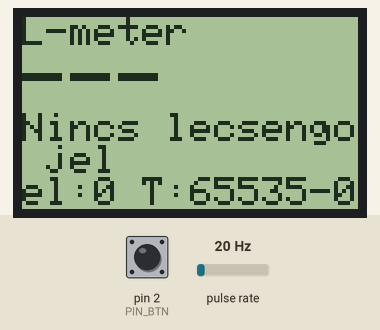
Recording of a program running on a simulated Arduino Nano, built with avr-gcc and run on an emulated ATmega328P. Shown: 84×48 one-colour display. Wiring (inferred from the names in the program): pulse sensor: data pin 8. The inputs (shaded band) are chosen by the test bench; at power-on: pulse rate 20 Hz, pin 2 (PIN_BTN) HIGH.

Above: at 1.2 s.
1.3 s: pulse rate (sensor on pin 8) set to 150 Hz
At 2.3 s:
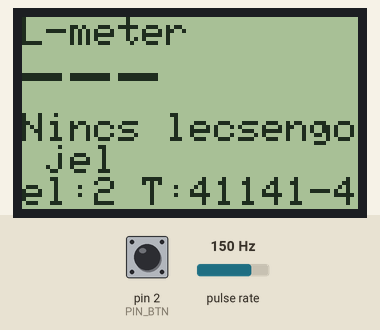
4.3 s: pin 2 (PIN_BTN) pulled LOW for 0.15 s
At 5.6 s:
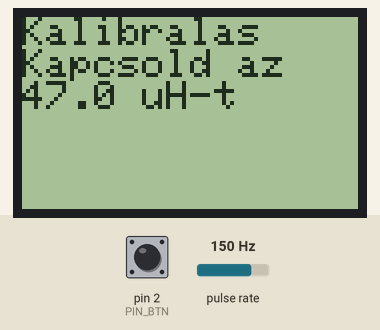
7.4 s: pulse rate (sensor on pin 8) set to 50 Hz
10.4 s: pulse rate (sensor on pin 8) set to 196 Hz
At 11.9 s:
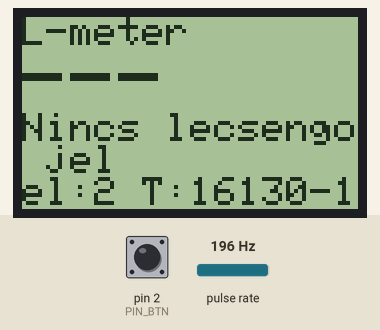
13.4 s: pin 2 (PIN_BTN) pulled LOW for 1 s
At 17.7 s:
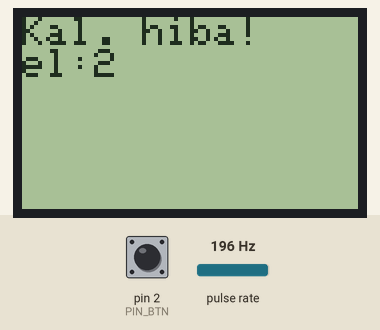
Timing chart, 0 to 18.4 s (numbered marks = the images above; inputs shaded):
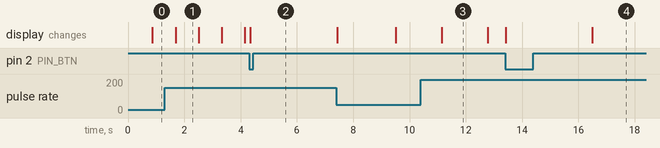

Measured:
- after the input at 1.3 s, the display: changes after 0.39 s (image 1)
- after the input at 4.3 s, the display: changes after 0.05 s (image 2)
- after the input at 10.4 s, the display: changes after 0.75 s (image 3)
- after the input at 13.4 s, the display: first changes at once (image 4 shows a later state)
- what the display in image 1 shows lasts 0.8 s, from 1.7 s to 2.5 s
- what the display in image 3 shows lasts 1.7 s, from 11.1 s to 12.8 s

The program:

main.cpp
```cpp
// Induktivitásmérő lecsengés (ringing) méréssel: Arduino Nano + MCP6004 + Nokia
// 5110 A D9 rövid ideig 390 ohmon át árammal tölti az Lx-et (a másik vég
// VREF-en), majd Hi-Z-be kapcsol.
// Az Lx || C kör ezután f = 1/(2*pi*sqrt(L*C)) frekvencián cseng le.
// Az MCP6004 A komparátora négyszöggé alakítja (D8 = ICP1),
// a Timer1 input capture a periódusidőt méri. Lx = T^2 / (4*pi^2*C).
#include <Arduino.h>
#include <EEPROM.h>

#include <Adafruit_GFX.h>
#include <Adafruit_PCD8544.h>

// ---------------------------------------------------------------------------
// Lábkiosztás
// ---------------------------------------------------------------------------
// D9 = PB1: töltőimpulzus kimenet, D8 = ICP1: komparátor kimenet
const uint8_t PIN_BTN = 2;     // kalibráló gomb (GND-re húz)
const uint8_t PIN_ICP = 8;     // komparátor kimenet (Timer1 input capture)
const uint8_t PULSE_BIT = PB1; // D9 a PORTB/DDRB regiszterekben

// Nokia 5110: SCLK, DIN, D/C, CS, RST
Adafruit_PCD8544 lcd(3, 4, 5, 6, 7);

// ---------------------------------------------------------------------------
// Kalibráció és EEPROM
// ---------------------------------------------------------------------------
// const double C_NOM = 82e-9;    // másik lehetséges párhuzamos kondenzátor
const double C_NOM = 465e-9;      // a párhuzamos kondenzátor névleges értéke (F)
const double L_CAL = 47e-6;       // a kalibráláshoz használt ismert induktivitás (H)
double Cx = C_NOM;                // effektív kapacitás, kalibrálással felülíródik (EEPROM)
const int EE_ADDR = 0;            // EEPROM kezdőcím a kalibrációs adatokhoz
const uint16_t EE_MAGIC = 0xC1A6; // a kalibrációs adat érvényességét jelző érték

// ---------------------------------------------------------------------------
// Mérési paraméterek
// ---------------------------------------------------------------------------
const double F_CPU_D = 16.0e6;          // CPU órajel (Hz), a Timer1 ennyivel számol
const uint16_t PULSE_US = 300;          // töltőimpulzus hossza (µs)
const uint8_t MAX_EDGES = 12;           // ennyi felfutó élt gyűjtünk ciklusonként
const uint8_t MIN_EDGES = 4;            // ennyi él kell az érvényes mérési ciklushoz
const unsigned long TIMEOUT_US = 10000; // max. mérési idő ciklusonként (µs)
const uint8_t MEASUREMENT_CYCLES = 5;   // ennyi ciklust átlagolunk egy méréshez
const uint8_t MIN_VALID_CYCLES = 3;     // ennyi érvényes ciklus kell egy méréshez

// Az időközök max/min aránya ennél nagyobb nem lehet (MAX_JITTER_NUM/DEN = 5/4)
const uint8_t MAX_JITTER_NUM = 5;
const uint8_t MAX_JITTER_DEN = 4;

// ---------------------------------------------------------------------------
// Kijelzés és simítás
// ---------------------------------------------------------------------------
const unsigned long DISPLAY_INTERVAL_MS = 800; // LCD frissítési intervallum (ms)
const double AVG_ALPHA = 0.04;                 // mozgóátlag súlya (kisebb = simább)
const double AVG_RESET_RATIO = 0.05;           // ekkora relatív ugrásnál újraindul az átlag

// ---------------------------------------------------------------------------
// Megszakításból írt adatok és debug információk
// ---------------------------------------------------------------------------
volatile uint16_t lastCap, minD, maxD;
volatile uint32_t sumTicks;
volatile uint8_t nEdges;
uint8_t dbgEdges;        // utolsó mérési ciklus éleinek száma
uint16_t dbgMin, dbgMax; // utolsó mérési ciklus legkisebb/legnagyobb időköze (órajel)

// ---------------------------------------------------------------------------
// Mérés
// ---------------------------------------------------------------------------

/**
 * Timer1 input capture megszakítás kezelője
 * Felfutó éleket számol, és tárolja az időközöket
 */
ISR(TIMER1_CAPT_vect) {
    uint16_t c = ICR1;
    if (nEdges >= MAX_EDGES) {
        return;
    }

    // az első él után kezdjük az időközök számolását
    if (nEdges > 0) {
        uint16_t d = c - lastCap;
        sumTicks += d;
        if (d < minD) {
            minD = d;
        }
        if (d > maxD) {
            maxD = d;
        }
    }
    lastCap = c;
    nEdges++;
}

/**
 * Timer1 inicializálása input capture-hez
 */
void timerInit() {
    TCCR1A = 0;
    TCCR1B = _BV(ICNC1) | _BV(ICES1) | _BV(CS10); // zajszűrő, felfutó él, f_cpu
    TIMSK1 = 0;
}

/**
 * Egy lecsengés periódusidő mérése órajelben
 * 0-t ad, ha nincs elég él
 */
double measurePeriodTicks() {
    // töltőimpulzus: D9 magas, 390 ohmon át tölti az Lx-et
    PORTB |= _BV(PULSE_BIT);
    DDRB |= _BV(PULSE_BIT);
    delayMicroseconds(PULSE_US);

    // töltőimpulzus vége (D9 Hi-Z), most kezdjük a mérést
    noInterrupts();
    DDRB &= ~_BV(PULSE_BIT);
    PORTB &= ~_BV(PULSE_BIT);

    nEdges = 0;
    sumTicks = 0;
    minD = 0xFFFF;
    maxD = 0;
    TIFR1 = _BV(ICF1);   // input capture flag törlése
    TIMSK1 = _BV(ICIE1); // input capture interrupt engedélyezése
    interrupts();

    // várakozás az élekre vagy az időtúllépésre
    const unsigned long t0 = micros();
    while (micros() - t0 < TIMEOUT_US && nEdges < MAX_EDGES) {
    }

    TIMSK1 = 0; // input capture interrupt letiltása

    // konzisztens pillanatkép a megszakításban írt adatokról
    noInterrupts();
    const uint8_t n = nEdges;
    const uint32_t s = sumTicks;
    const uint16_t mn = minD;
    const uint16_t mx = maxD;
    interrupts();

    delay(2); // a maradék lecsengés elhalása

    // debug adatok az LCD-s hibakijelzéshez
    dbgEdges = n;
    dbgMin = mn;
    dbgMax = mx;

    if (n < MIN_EDGES) {
        return 0;
    }
    // kihagyott vagy zajos él: az időközök túl eltérőek
    if ((uint32_t)mx * MAX_JITTER_DEN > (uint32_t)mn * MAX_JITTER_NUM) {
        return 0;
    }
    return (double)s / (n - 1);
}

/**
 * Egy lecsengés periódusidő mérése másodpercben
 * Több mérési ciklust átlagol; 0-t ad, ha túl kevés az érvényes ciklus
 */
double measurePeriod() {
    double sum = 0;
    uint8_t ok = 0;

    for (uint8_t i = 0; i < MEASUREMENT_CYCLES; i++) {
        const double t = measurePeriodTicks();
        if (t > 0) {
            sum += t;
            ok++;
        }
    }
    if (ok < MIN_VALID_CYCLES) {
        return 0;
    }
    return sum / ok / F_CPU_D; // átváltás másodpercre
}

/**
 * Induktivitás számítása a periódusidőből: L = T^2 / (4*pi^2*C)
 */
double inductanceFromPeriod(double T, double C) { return T * T / (4.0 * PI * PI * C); }

/**
 * Mozgóátlag a periódusidőre
 * Nagy ugrásnál (másik tekercs) vagy hibánál újraindul
 */
double smoothPeriod(double T) {
    static double avgT = 0;
    if (T == 0) {
        avgT = 0;
    } else if (avgT == 0 || fabs(T - avgT) > AVG_RESET_RATIO * avgT) {
        avgT = T;
    } else {
        avgT += AVG_ALPHA * (T - avgT);
    }
    return avgT;
}

// ---------------------------------------------------------------------------
// Kalibráció
// ---------------------------------------------------------------------------

/**
 * Kalibrációs adatok betöltése az EEPROM-ból
 */
void loadCal() {
    uint16_t magic;
    float c;
    EEPROM.get(EE_ADDR, magic);
    if (magic != EE_MAGIC) {
        return;
    }
    EEPROM.get(EE_ADDR + 2, c);
    // csak hihető érték esetén írjuk felül a névlegeset
    if (c > 0.5 * C_NOM && c < 2.0 * C_NOM) {
        Cx = c;
    }
}

/**
 * Kalibrációs függvény
 * Ismert L_CAL mellett a periódusidőből számítja az effektív C-t
 */
void calibrate() {
    lcd.clearDisplay();
    lcd.setCursor(0, 0);
    lcd.println("Kalibralas");
    lcd.println("Kapcsold az");
    lcd.print(L_CAL * 1e6, 1);
    lcd.println(" uH-t");
    lcd.display();
    delay(3000);

    const double T = measurePeriod();

    lcd.clearDisplay();
    lcd.setCursor(0, 0);
    if (T == 0) {
        lcd.println("Kal. hiba!");
        lcd.print("el:");
        lcd.println(dbgEdges);
    } else {
        Cx = T * T / (4.0 * PI * PI * L_CAL);
        EEPROM.put(EE_ADDR, EE_MAGIC);
        EEPROM.put(EE_ADDR + 2, (float)Cx);
        lcd.println("Kesz");
        lcd.print("C=");
        lcd.print(Cx * 1e9, 1);
        lcd.println("nF");
    }
    lcd.display();
    delay(2000);
}

// ---------------------------------------------------------------------------
// Kijelzés
// ---------------------------------------------------------------------------

/**
 * Induktivitás kiírása: 1 mH felett mH-ban, alatta µH-ban
 * (az LCD ékezet nélküli "uH" feliratot használ)
 */
void printInductance(double L) {
    lcd.setTextSize(2);
    if (L >= 1e-3) {
        lcd.print(L * 1e3, L >= 10e-3 ? 1 : 2);
        lcd.println("mH");
    } else {
        lcd.print(L * 1e6, L < 10e-6 ? 2 : (L < 100e-6 ? 1 : 0));
        lcd.println("uH");
    }
    lcd.setTextSize(1);
}

/**
 * Frekvencia kiírása: 1 kHz felett kHz-ben, alatta Hz-ben
 */
void printFrequency(double f) {
    lcd.print("f=");
    if (f >= 1000) {
        lcd.print(f / 1e3, f >= 100e3 ? 1 : 2);
        lcd.println(" kHz");
    } else {
        lcd.print(f, 0);
        lcd.println(" Hz");
    }
}

/**
 * Hibakijelzés: nincs érvényes lecsengés, debug adatokkal
 */
void printNoSignal() {
    lcd.setTextSize(2);
    lcd.println("---");
    lcd.setTextSize(1);
    lcd.println("Nincs lecsengo jel");
    lcd.print("el:"); // élek száma
    lcd.print(dbgEdges);
    lcd.print(" T:"); // legkisebb és legnagyobb időköz
    lcd.print(dbgMin);
    lcd.print("-");
    lcd.println(dbgMax);
}

/**
 * A teljes mérési képernyő kirajzolása
 */
void drawScreen(double T) {
    lcd.clearDisplay();
    lcd.setCursor(0, 0);
    lcd.println("L-meter");

    if (T == 0) {
        printNoSignal();
    } else {
        printInductance(inductanceFromPeriod(T, Cx));
        printFrequency(1.0 / T);
    }
    lcd.display();
}

// ---------------------------------------------------------------------------
// Arduino belépési pontok
// ---------------------------------------------------------------------------

/**
 * Arduino beállítási függvény
 * Inicializálja a lábakat, LCD-t, timert és betölti a kalibrációs adatokat
 */
void setup() {
    pinMode(PIN_BTN, INPUT_PULLUP);
    pinMode(PIN_ICP, INPUT);  // komparátor jel fogadása
    DDRB &= ~_BV(PULSE_BIT);  // D9 bemenet (Hi-Z)
    PORTB &= ~_BV(PULSE_BIT); // D9 pull-up letiltása

    lcd.begin();
    lcd.setContrast(65);
    lcd.setTextSize(1);
    lcd.setTextColor(BLACK);
    lcd.setRotation(2); // LCD elforgatása 180 fokkal

    timerInit();
    loadCal();
}

/**
 * Arduino fő ciklus függvény
 * Ellenőrzi a kalibrációs gombot, méri a periódusidőt és frissíti az LCD-t
 */
void loop() {
    // kalibrációs gomb ellenőrzése
    if (digitalRead(PIN_BTN) == LOW) {
        calibrate();
    }

    const double T = smoothPeriod(measurePeriod());

    // az LCD-t csak ritkábban frissítjük, hogy ne villogjon
    static unsigned long lastDisplayUpdate = 0;
    const unsigned long now = millis();
    if (now - lastDisplayUpdate < DISPLAY_INTERVAL_MS) {
        return;
    }
    lastDisplayUpdate = now;

    drawScreen(T);
}
```
